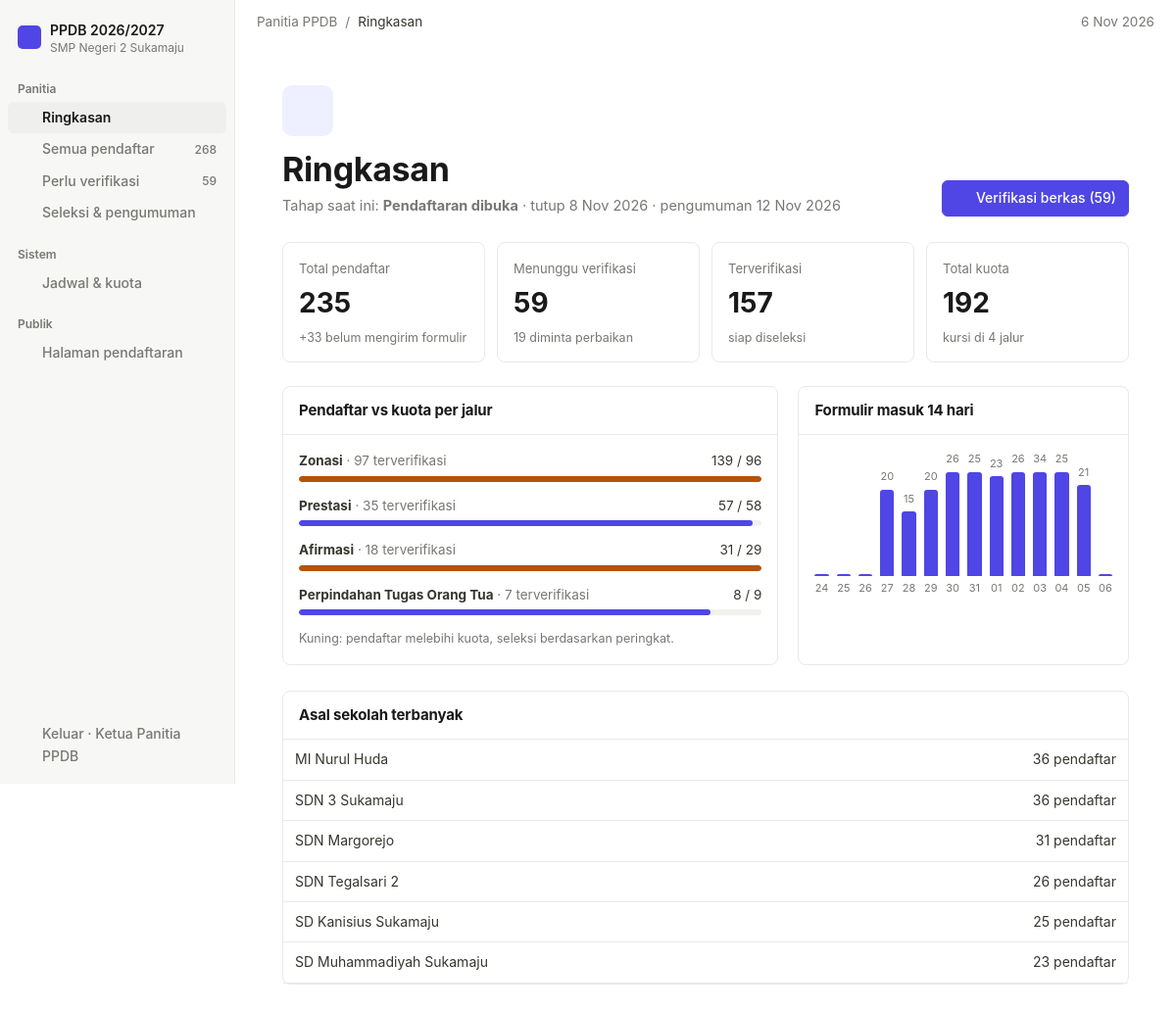
Page /index.php?page=dashboard (signed in) on the committed database.
### tables this page shows
CREATE TABLE pengaturan (
  id INT PRIMARY KEY,
  nama_sekolah VARCHAR(120) NOT NULL,
  alamat VARCHAR(255),
  telepon VARCHAR(30),
  tahun_ajaran VARCHAR(20) NOT NULL,
  buka DATETIME NOT NULL,
  tutup DATETIME NOT NULL,
  pengumuman DATETIME NOT NULL,
  daftar_ulang_sampai DATE NOT NULL,
  persen_cadangan TINYINT NOT NULL DEFAULT 10
);

CREATE TABLE jalur (
  id INT AUTO_INCREMENT PRIMARY KEY,
  kode VARCHAR(20) NOT NULL UNIQUE,
  nama VARCHAR(60) NOT NULL,
  kuota SMALLINT NOT NULL,
  keterangan VARCHAR(255)
);

### index.php (called while the page is built, shortened)
<?php
require __DIR__ . '/includes/bootstrap.php';
$routes = [
    'beranda'    => 'pages/daftar/beranda.php',
    'daftar'     => 'pages/daftar/daftar.php',
    'masuk'      => 'pages/daftar/masuk.php',
    'formulir'   => 'pages/daftar/formulir.php',
    'status'     => 'pages/daftar/status.php',
    'kartu'      => 'pages/daftar/kartu.php',
    'pengumuman' => 'pages/daftar/pengumuman.php',
    'keluar'     => 'pages/daftar/keluar.php',
    'berkas'     => 'pages/berkas.php',
    'login'      => 'pages/admin/login.php',
    'logout'     => 'pages/admin/logout.php',
    'dashboard'  => 'pages/admin/dashboard.php',
    'pendaftar'  => 'pages/admin/pendaftar.php',
    'verifikasi' => 'pages/admin/verifikasi.php',
    'seleksi'    => 'pages/admin/seleksi.php',
    'pengaturan' => 'pages/admin/pengaturan.php',
];
$page = $_GET['page'] ?? 'beranda';
require __DIR__ . '/' . $routes[$page];

### pages/admin/dashboard.php (the view)
<?php
$set = setting();
$hit = q('SELECT status, COUNT(*) n FROM pendaftar GROUP BY status')->fetchAll(PDO::FETCH_KEY_PAIR);
$jalur = q("SELECT j.*, COUNT(p.id) daftar, SUM(p.status = 'terverifikasi' OR p.status IN ('diterima','cadangan','tidak_diterima','daftar_ulang')) verif FROM jalur j LEFT JOIN pendaftar p ON p.jalur_id = j.id AND p.status <> 'draft' GROUP BY j.id ORDER BY j.id")->fetchAll();
$harian = [];
for ($i = 13; $i >= 0; $i--) $harian[date('Y-m-d', strtotime("-$i day"))] = 0;
foreach (q('SELECT DATE(dikirim_at) d, COUNT(*) n FROM pendaftar WHERE dikirim_at >= CURDATE() - INTERVAL 13 DAY GROUP BY d')->fetchAll() as $r) $harian[$r['d']] = (int) $r['n'];
$maxH = max(1, ...array_values($harian));
$sekolah = q("SELECT asal_sekolah, COUNT(*) n FROM pendaftar WHERE status <> 'draft' GROUP BY asal_sekolah ORDER BY n DESC LIMIT 6")->fetchAll();
$tahap = tahap();
$title = 'Ringkasan';
$subtitle = 'Tahap saat ini: <b>' . ['belum' => 'Belum dibuka', 'pendaftaran' => 'Pendaftaran dibuka', 'seleksi' => 'Verifikasi & seleksi', 'pengumuman' => 'Pengumuman'][$tahap] . '</b> · tutup ' . tgl($set['tutup']) . ' · pengumuman ' . tgl($set['pengumuman']);
$actions = '<a class="btn btn-primary" href="index.php?page=pendaftar&status=menunggu">' . icon('file', 15) . ' Verifikasi berkas (' . ($hit['menunggu'] ?? 0) . ')</a>';
require __DIR__ . '/../../includes/header.php';
?>
<div class="stats">
    <div class="stat"><small>Total pendaftar</small><strong><?= array_sum($hit) - ($hit['draft'] ?? 0) ?></strong><span>+<?= $hit['draft'] ?? 0 ?> belum mengirim formulir</span></div>
    <div class="stat"><small>Menunggu verifikasi</small><strong><?= $hit['menunggu'] ?? 0 ?></strong><span><?= $hit['perbaikan'] ?? 0 ?> diminta perbaikan</span></div>
    <div class="stat"><small>Terverifikasi</small><strong><?= ($hit['terverifikasi'] ?? 0) + ($hit['diterima'] ?? 0) + ($hit['cadangan'] ?? 0) + ($hit['tidak_diterima'] ?? 0) + ($hit['daftar_ulang'] ?? 0) ?></strong><span>siap diseleksi</span></div>
    <div class="stat"><small>Total kuota</small><strong><?= array_sum(array_column($jalur, 'kuota')) ?></strong><span>kursi di <?= count($jalur) ?> jalur</span></div>
</div>
<div class="grid-2">
    <div class="box"><div class="box-head"><h2>Pendaftar vs kuota per jalur</h2></div><div class="box-body">
        <?php foreach ($jalur as $j): $pct = min(100, round($j['daftar'] / max(1, $j['kuota']) * 100)); ?>
            <div class="quota"><div class="row"><span><b><?= e($j['nama']) ?></b> <span class="muted">· <?= (int) $j['verif'] ?> terverifikasi</span></span><span><?= $j['daftar'] ?> / <?= $j['kuota'] ?></span></div>
                <div class="track"><div class="fill <?= $j['daftar'] > $j['kuota'] ? 'over' : '' ?>" style="width:<?= $pct ?>%"></div></div></div>
        <?php endforeach; ?>
        <p class="muted" style="font-size:12.5px;margin:6px 0 0">Kuning: pendaftar melebihi kuota, seleksi berdasarkan peringkat.</p>
    </div></div>
    <div class="box"><div class="box-head"><h2>Formulir masuk 14 hari</h2></div><div class="box-body"><div class="bars">
        <?php foreach ($harian as $d => $n): ?><div class="bar-col" title="<?= tgl($d) ?>: <?= $n ?>"><small><?= $n ?: '' ?></small><div class="bar" style="height:<?= round($n / $maxH * 100) ?>%"></div><small><?= date('d', strtotime($d)) ?></small></div><?php endforeach; ?>
    </div></div></div>
</div>
<div class="box mt"><div class="box-head"><h2>Asal sekolah terbanyak</h2></div>
    <div class="table-wrap"><table><tbody><?php foreach ($sekolah as $s): ?><tr><td><?= e($s['asal_sekolah'] ?: '(belum diisi)') ?></td><td class="text-right"><?= $s['n'] ?> pendaftar</td></tr><?php endforeach; ?></tbody></table></div>
</div>
<?php require __DIR__ . '/../../includes/footer.php'; ?>

### includes/header.php (shortened to what this page needs)
<?php
$navHit = q('SELECT status, COUNT(*) n FROM pendaftar GROUP BY status')->fetchAll(PDO::FETCH_KEY_PAIR);
$nav = [
    'Panitia' => [['dashboard', 'Ringkasan', 'home', null], ['pendaftar', 'Semua pendaftar', 'users', array_sum($navHit)], ['pendaftar&status=menunggu', 'Perlu verifikasi', 'file', $navHit['menunggu'] ?? 0], ['seleksi', 'Seleksi & pengumuman', 'award', null]],
];
if (user()['role'] === 'admin') $nav['Sistem'] = [['pengaturan', 'Jadwal & kuota', 'settings', null]];
$current = $_GET['page'] ?? 'dashboard';
?>
<!DOCTYPE html>
<html lang="id">
<head>
    <link rel="stylesheet" href="assets/css/style.css">
</head>
<body>
<div class="layout">
    <aside class="side" id="side">
        <div class="ws"><span class="logo"><?= icon('school', 14) ?></span><div>PPDB <?= e(setting()['tahun_ajaran']) ?><small><?= e(setting()['nama_sekolah']) ?></small></div></div>
        <?php foreach ($nav as $sec => $items): ?>
            <div class="sec"><?= $sec ?></div>
            <?php foreach ($items as [$key, $label, $ic, $n]): ?>
                <a href="index.php?page=<?= $key ?>" class="<?= $current === $key ? 'active' : '' ?>"><?= icon($ic, 16) ?> <?= $label ?><?php if ($n !== null): ?><span class="n"><?= $n ?></span><?php endif; ?></a>
            <?php endforeach; ?>
        <?php endforeach; ?>
        <div class="sec">Publik</div>
        <a href="<?= url('beranda') ?>" target="_blank"><?= icon('external', 16) ?> Halaman pendaftaran</a>
        <div class="grow"></div>
        <a href="<?= url('logout') ?>"><?= icon('logout', 16) ?> Keluar · <?= e(user()['nama']) ?></a>
    </aside>
    <main class="main">
        <div class="crumbs">Panitia PPDB<span>/</span><span style="color:var(--ink)"><?= e($title ?? 'Ringkasan') ?></span><span><?= tgl(date('Y-m-d')) ?></span></div>
        <div class="page <?= !empty($wide) ? 'wide' : '' ?>">
            <div class="page-title"><div><div class="icon-big"><?= icon($titleIcon ?? 'home', 26) ?></div><h1><?= e($title ?? 'Ringkasan') ?></h1><?php if (!empty($subtitle)): ?><p><?= $subtitle ?></p><?php endif; ?></div><div class="page-actions"><?= $actions ?? '' ?></div></div>

### rows in the picture
pengaturan: tahun_ajaran "2026/2027", nama_sekolah "SMP Negeri 2 Sukamaju", tutup "Pendaftaran dibuka", tutup "8 Nov 2026", pengumuman "12 Nov 2026"
jalur: nama "Zonasi", verif "97", daftar "139", kuota "96"
jalur: nama "Prestasi", verif "35", daftar "57", kuota "58"
jalur: nama "Afirmasi", verif "18", daftar "31", kuota "29"
jalur: nama "Perpindahan Tugas Orang Tua", verif "7", daftar "8", kuota "9"

### other values in the picture
$sec "Panitia"
$label "Ringkasan"
$label "Semua pendaftar"
$n "268"
$label "Perlu verifikasi"
$n "59"
$label "Seleksi & pengumuman"
$sec "Sistem"
$label "Jadwal & kuota"
user()['nama'] "Ketua Panitia PPDB"
$title "Ringkasan"
$hit['menunggu'] "59"
array_sum($hit) - ($hit['draft'] ?? 0) "235"
$hit['draft'] "33"
$hit['perbaikan'] "19"
